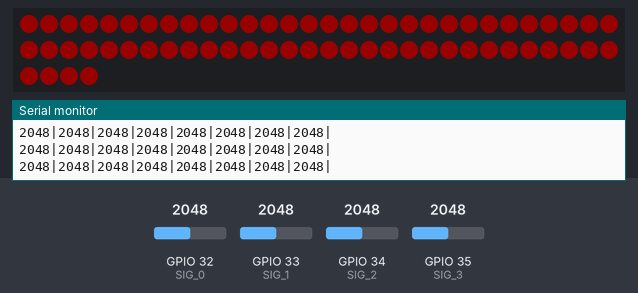
Recording of a program running on a simulated ESP32. Shown: 64 RGB LEDs in strip order, left to right, continuing on the next row, the last lines printed to the serial monitor. The inputs (shaded band) are chosen by the test bench; at power-on: GPIO 32 (SIG_0) = 2048, GPIO 33 (SIG_1) = 2048, GPIO 34 (SIG_2) = 2048, GPIO 35 (SIG_3) = 2048. Dim RGB values are drawn brighter than linear.

Above: at 1.2 s.
1.3 s: GPIO 32 (SIG_0) set to 2738
4.3 s: GPIO 32 (SIG_0) set to 2858
At 6.0 s:
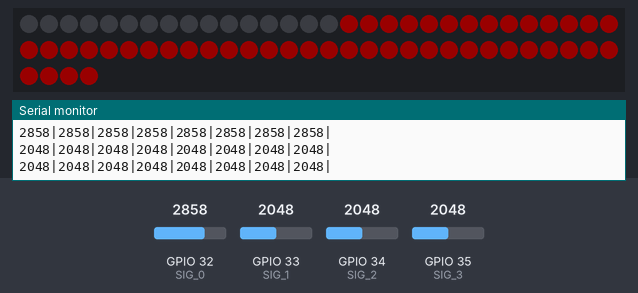
6.3 s: GPIO 33 (SIG_1) set to 3314
At 8.0 s:
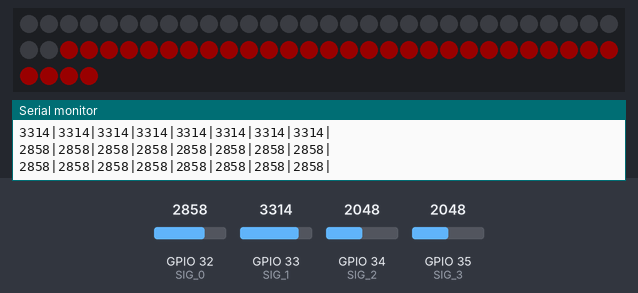
8.4 s: GPIO 33 (SIG_1) set to 3415
At 10.0 s:
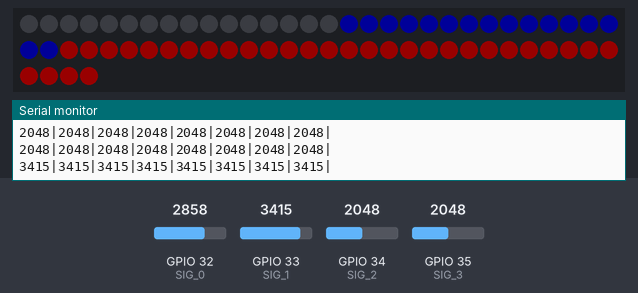
10.5 s: GPIO 32 (SIG_0) set to 122
At 12.1 s:
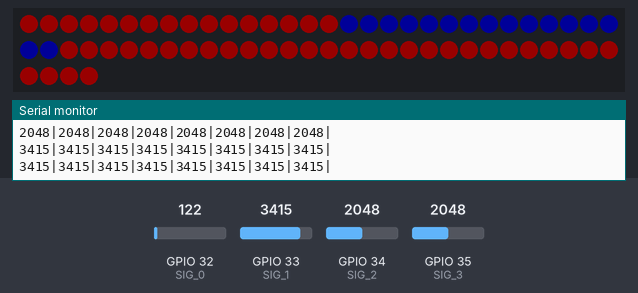
12.6 s: GPIO 34 (SIG_2) set to 2735
15.6 s: GPIO 34 (SIG_2) set to 2861
At 16.9 s:
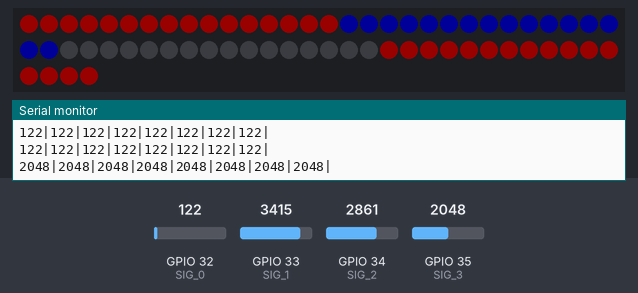
Timing chart, 0 to 18.6 s (numbered marks = the images above; inputs shaded):
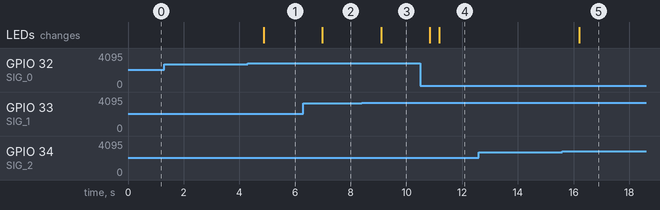

Measured:
- the behaviour switches between 2799 and 2800 on GPIO 32 (SIG_0) (found by bisection; images 0 and 1)
- the behaviour switches between 3350 and 3351 on GPIO 33 (SIG_1) (found by bisection; images 2 and 3)
- the behaviour switches between 2799 and 2800 on GPIO 34 (SIG_2) (found by bisection; images 4 and 5)
- after the input at 4.3 s, the LEDs: change after 0.57 s (image 1)
- after the input at 6.3 s, the LEDs: change after 0.68 s (image 2)
- after the input at 8.4 s, the LEDs: change after 0.69 s (image 3)
- after the input at 10.5 s, the LEDs: first change after 0.34 s (image 4 shows a later state)
- after the input at 15.6 s, the LEDs: change after 0.60 s (image 5)

The program:

main.cpp
```cpp
#include <Arduino.h>
#include <FastLED.h>

#define NUM_LEDS 64

#define DATA_PIN 25

#define MUX_CH_COUNT 16
#define PIN_D_MUX_S0 16
#define PIN_D_MUX_S1 17
#define PIN_D_MUX_S2 18
#define PIN_D_MUX_S3 19
#define SIG_0 32
#define SIG_1 33
#define SIG_2 34
#define SIG_3 35

int mux_table[16][4] = {
    {0, 0, 0, 0}, // 0
    {1, 0, 0, 0}, // 1
    {0, 1, 0, 0}, // 2
    {1, 1, 0, 0}, // 3
    {0, 0, 1, 0}, // 4
    {1, 0, 1, 0}, // 5
    {0, 1, 1, 0}, // 6
    {1, 1, 1, 0}, // 7
    {0, 0, 0, 1}, // 8
    {1, 0, 0, 1}, // 9
    {0, 1, 0, 1}, // 10
    {1, 1, 0, 1}, // 11
    {0, 0, 1, 1}, // 12
    {1, 0, 1, 1}, // 13
    {0, 1, 1, 1}, // 14
    {1, 1, 1, 1}  // 15
};

CRGB leds[NUM_LEDS];
int ledsMatrix[8][8] =
    {
        {63, 62, 61, 60, 59, 58, 57, 56},
        {48, 49, 50, 51, 52, 53, 54, 55},
        {47, 46, 45, 44, 43, 42, 41, 40},
        {32, 33, 34, 35, 36, 37, 38, 39},
        {31, 30, 29, 28, 27, 26, 25, 24},
        {16, 17, 18, 19, 20, 21, 22, 23},
        {15, 14, 13, 12, 11, 10, 9, 8},
        {0, 1, 2, 3, 4, 5, 6, 7}};

int hallBoard[8][8];

void setup()
{
  Serial.begin(9600);

  pinMode(PIN_D_MUX_S0, OUTPUT);
  pinMode(PIN_D_MUX_S1, OUTPUT);
  pinMode(PIN_D_MUX_S2, OUTPUT);
  pinMode(PIN_D_MUX_S3, OUTPUT);

  FastLED.addLeds<NEOPIXEL, DATA_PIN>(leds, NUM_LEDS); // GRB ordering is assumed
  FastLED.setBrightness(25);
}

void loop()
{

  for (int i = 0; i < MUX_CH_COUNT; i++)
  {
    digitalWrite(PIN_D_MUX_S0, mux_table[i][0]);
    digitalWrite(PIN_D_MUX_S1, mux_table[i][1]);
    digitalWrite(PIN_D_MUX_S2, mux_table[i][2]);
    digitalWrite(PIN_D_MUX_S3, mux_table[i][3]);

    short val0 = analogRead(SIG_0);
    short val1 = analogRead(SIG_1);
    short val2 = analogRead(SIG_2);
    short val3 = analogRead(SIG_3);
    if (i < 8)
    {
      hallBoard[7][i] = val0;
      hallBoard[5][i] = val1;
      hallBoard[3][i] = val2;
      hallBoard[1][i] = val3;
    }
    else if (i > 7)
    {
      hallBoard[6][15 - i] = val0;
      hallBoard[4][15 - i] = val1;
      hallBoard[2][15 - i] = val2;
      hallBoard[0][15 - i] = val3;
    }
  }

  for (int i = 0; i < 8; i++)
  {
    for (int j = 0; j < 8; j++)
    {
      Serial.print(hallBoard[i][j]);
      Serial.print("|");
    }
    Serial.println("");
  };

  Serial.println("");

  for (int i = 0; i < 8; i++)
  {
    for (int j = 0; j < 8; j++)
    {
      if (hallBoard[i][j] > 3350)
      {
        leds[ledsMatrix[i][j]] = CRGB(0, 0, 255);
      }
      else if (hallBoard[i][j] < 2800)
      {
        leds[ledsMatrix[i][j]] = CRGB(255, 0, 0);
      }
      else
      {
        leds[ledsMatrix[i][j]] = CRGB(0, 0, 0);
      }
    }
  }

  FastLED.show();
}
```
